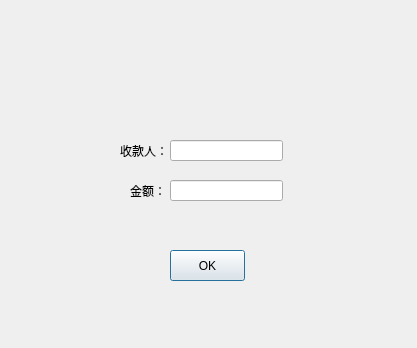
<?xml version="1.0" encoding="UTF-8"?>
<ui version="4.0">
 <class>Transcash</class>
 <widget class="QDialog" name="Transcash">
  <property name="geometry">
   <rect>
    <x>0</x>
    <y>0</y>
    <width>417</width>
    <height>348</height>
   </rect>
  </property>
  <property name="windowTitle">
   <string>Dialog</string>
  </property>
  <widget class="QPushButton" name="pushButton">
   <property name="geometry">
    <rect>
     <x>170</x>
     <y>250</y>
     <width>75</width>
     <height>31</height>
    </rect>
   </property>
   <property name="text">
    <string>OK</string>
   </property>
  </widget>
  <widget class="QLabel" name="label_2">
   <property name="geometry">
    <rect>
     <x>-40</x>
     <y>320</y>
     <width>631</width>
     <height>21</height>
    </rect>
   </property>
   <property name="text">
    <string/>
   </property>
   <property name="pixmap">
    <pixmap resource="chat.qrc">:/image/barmazebank.png</pixmap>
   </property>
   <property name="scaledContents">
    <bool>true</bool>
   </property>
  </widget>
  <widget class="QLabel" name="label">
   <property name="geometry">
    <rect>
     <x>0</x>
     <y>0</y>
     <width>1061</width>
     <height>101</height>
    </rect>
   </property>
   <property name="text">
    <string/>
   </property>
   <property name="pixmap">
    <pixmap resource="chat.qrc">:/image/mazebank.png</pixmap>
   </property>
   <property name="scaledContents">
    <bool>true</bool>
   </property>
  </widget>
  <widget class="QLineEdit" name="rec_name">
   <property name="geometry">
    <rect>
     <x>170</x>
     <y>140</y>
     <width>113</width>
     <height>21</height>
    </rect>
   </property>
  </widget>
  <widget class="QLabel" name="label_3">
   <property name="geometry">
    <rect>
     <x>120</x>
     <y>140</y>
     <width>54</width>
     <height>21</height>
    </rect>
   </property>
   <property name="text">
    <string>收款人：</string>
   </property>
  </widget>
  <widget class="QLabel" name="label_4">
   <property name="geometry">
    <rect>
     <x>130</x>
     <y>180</y>
     <width>54</width>
     <height>21</height>
    </rect>
   </property>
   <property name="text">
    <string>金额：</string>
   </property>
  </widget>
  <widget class="QLineEdit" name="send_cash">
   <property name="geometry">
    <rect>
     <x>170</x>
     <y>180</y>
     <width>113</width>
     <height>21</height>
    </rect>
   </property>
  </widget>
 </widget>
 <resources>
  <include location="chat.qrc"/>
 </resources>
 <connections/>
</ui>
